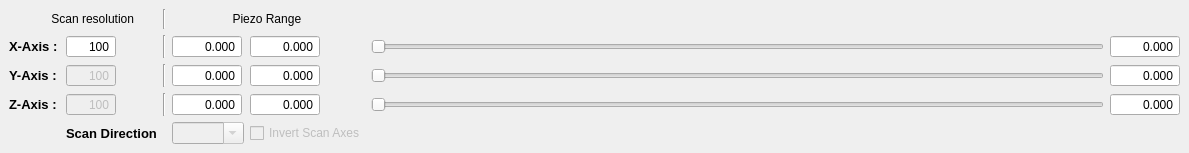
  <widget class="QDockWidget" name="Scan_parameters_general_control_dockWidget">
   <property name="maximumSize">
    <size>
     <width>524287</width>
     <height>170</height>
    </size>
   </property>
   <property name="windowTitle">
    <string>Scan parameters</string>
   </property>
   <attribute name="dockWidgetArea">
    <number>8</number>
   </attribute>
   <widget class="QWidget" name="dockWidgetContents_3">
    <layout class="QGridLayout" name="gridLayout_3">
     <item row="3" column="2">
      <widget class="Line" name="line_4">
       <property name="orientation">
        <enum>Qt::Vertical</enum>
       </property>
      </widget>
     </item>
     <item row="3" column="0">
      <widget class="QLabel" name="zAxisLabel">
       <property name="sizePolicy">
        <sizepolicy hsizetype="Fixed" vsizetype="Preferred">
         <horstretch>0</horstretch>
         <verstretch>0</verstretch>
        </sizepolicy>
       </property>
       <property name="minimumSize">
        <size>
         <width>51</width>
         <height>0</height>
        </size>
       </property>
       <property name="font">
        <font>
         <pointsize>10</pointsize>
         <weight>75</weight>
         <bold>true</bold>
        </font>
       </property>
       <property name="text">
        <string>Z-Axis :</string>
       </property>
      </widget>
     </item>
     <item row="3" column="4">
      <widget class="ScienDSpinBox" name="z_max_InputWidget">
       <property name="enabled">
        <bool>true</bool>
       </property>
       <property name="sizePolicy">
        <sizepolicy hsizetype="Expanding" vsizetype="Fixed">
         <horstretch>0</horstretch>
         <verstretch>0</verstretch>
        </sizepolicy>
       </property>
       <property name="minimumSize">
        <size>
         <width>70</width>
         <height>0</height>
        </size>
       </property>
       <property name="maximumSize">
        <size>
         <width>50</width>
         <height>16777215</height>
        </size>
       </property>
       <property name="mouseTracking">
        <bool>true</bool>
       </property>
       <property name="focusPolicy">
        <enum>Qt::WheelFocus</enum>
       </property>
       <property name="acceptDrops">
        <bool>true</bool>
       </property>
       <property name="toolTip">
        <string>&lt;html&gt;&lt;head/&gt;&lt;body&gt;&lt;p&gt;&lt;span style=&quot; font-size:10pt; font-weight:600;&quot;&gt;Z_Max&lt;/span&gt;&lt;/p&gt;&lt;/body&gt;&lt;/html&gt;</string>
       </property>
       <property name="alignment">
        <set>Qt::AlignRight|Qt::AlignTrailing|Qt::AlignVCenter</set>
       </property>
       <property name="buttonSymbols">
        <enum>QAbstractSpinBox::NoButtons</enum>
       </property>
       <property name="accelerated">
        <bool>true</bool>
       </property>
       <property name="decimals">
        <number>3</number>
       </property>
       <property name="minimum">
        <double>-200.000000000000000</double>
       </property>
       <property name="maximum">
        <double>200.000000000000000</double>
       </property>
      </widget>
     </item>
     <item row="0" column="0" colspan="2">
      <widget class="QLabel" name="steps_label">
       <property name="sizePolicy">
        <sizepolicy hsizetype="Fixed" vsizetype="Preferred">
         <horstretch>0</horstretch>
         <verstretch>0</verstretch>
        </sizepolicy>
       </property>
       <property name="minimumSize">
        <size>
         <width>50</width>
         <height>0</height>
        </size>
       </property>
       <property name="maximumSize">
        <size>
         <width>125</width>
         <height>16777215</height>
        </size>
       </property>
       <property name="toolTip">
        <string>Amount of points scanned for the piezo range</string>
       </property>
       <property name="text">
        <string>Scan resolution</string>
       </property>
       <property name="alignment">
        <set>Qt::AlignRight|Qt::AlignTrailing|Qt::AlignVCenter</set>
       </property>
      </widget>
     </item>
     <item row="3" column="3">
      <widget class="ScienDSpinBox" name="z_min_InputWidget">
       <property name="enabled">
        <bool>true</bool>
       </property>
       <property name="sizePolicy">
        <sizepolicy hsizetype="Expanding" vsizetype="Fixed">
         <horstretch>0</horstretch>
         <verstretch>0</verstretch>
        </sizepolicy>
       </property>
       <property name="minimumSize">
        <size>
         <width>70</width>
         <height>0</height>
        </size>
       </property>
       <property name="maximumSize">
        <size>
         <width>50</width>
         <height>16777215</height>
        </size>
       </property>
       <property name="mouseTracking">
        <bool>true</bool>
       </property>
       <property name="focusPolicy">
        <enum>Qt::WheelFocus</enum>
       </property>
       <property name="acceptDrops">
        <bool>true</bool>
       </property>
       <property name="toolTip">
        <string>&lt;html&gt;&lt;head/&gt;&lt;body&gt;&lt;p&gt;&lt;span style=&quot; font-size:10pt; font-weight:600;&quot;&gt;Z_Min&lt;/span&gt;&lt;/p&gt;&lt;/body&gt;&lt;/html&gt;</string>
       </property>
       <property name="alignment">
        <set>Qt::AlignRight|Qt::AlignTrailing|Qt::AlignVCenter</set>
       </property>
       <property name="buttonSymbols">
        <enum>QAbstractSpinBox::NoButtons</enum>
       </property>
       <property name="accelerated">
        <bool>true</bool>
       </property>
       <property name="decimals">
        <number>3</number>
       </property>
       <property name="minimum">
        <double>-200.000000000000000</double>
       </property>
       <property name="maximum">
        <double>200.000000000000000</double>
       </property>
      </widget>
     </item>
     <item row="2" column="4">
      <widget class="ScienDSpinBox" name="y_max_InputWidget">
       <property name="enabled">
        <bool>true</bool>
       </property>
       <property name="sizePolicy">
        <sizepolicy hsizetype="Expanding" vsizetype="Fixed">
         <horstretch>0</horstretch>
         <verstretch>0</verstretch>
        </sizepolicy>
       </property>
       <property name="minimumSize">
        <size>
         <width>70</width>
         <height>0</height>
        </size>
       </property>
       <property name="maximumSize">
        <size>
         <width>50</width>
         <height>16777215</height>
        </size>
       </property>
       <property name="mouseTracking">
        <bool>true</bool>
       </property>
       <property name="focusPolicy">
        <enum>Qt::WheelFocus</enum>
       </property>
       <property name="acceptDrops">
        <bool>true</bool>
       </property>
       <property name="toolTip">
        <string>&lt;html&gt;&lt;head/&gt;&lt;body&gt;&lt;p&gt;&lt;span style=&quot; font-size:10pt; font-weight:600;&quot;&gt;Y_Max&lt;/span&gt;&lt;/p&gt;&lt;/body&gt;&lt;/html&gt;</string>
       </property>
       <property name="alignment">
        <set>Qt::AlignRight|Qt::AlignTrailing|Qt::AlignVCenter</set>
       </property>
       <property name="buttonSymbols">
        <enum>QAbstractSpinBox::NoButtons</enum>
       </property>
       <property name="accelerated">
        <bool>true</bool>
       </property>
       <property name="decimals">
        <number>3</number>
       </property>
       <property name="minimum">
        <double>-200.000000000000000</double>
       </property>
       <property name="maximum">
        <double>200.000000000000000</double>
       </property>
      </widget>
     </item>
     <item row="0" column="2">
      <widget class="Line" name="line">
       <property name="orientation">
        <enum>Qt::Vertical</enum>
       </property>
      </widget>
     </item>
     <item row="0" column="3" colspan="2">
      <widget class="QLabel" name="scanrangeLabel">
       <property name="text">
        <string>Piezo Range </string>
       </property>
       <property name="alignment">
        <set>Qt::AlignCenter</set>
       </property>
      </widget>
     </item>
     <item row="2" column="3">
      <widget class="ScienDSpinBox" name="y_min_InputWidget">
       <property name="enabled">
        <bool>true</bool>
       </property>
       <property name="sizePolicy">
        <sizepolicy hsizetype="Expanding" vsizetype="Fixed">
         <horstretch>0</horstretch>
         <verstretch>0</verstretch>
        </sizepolicy>
       </property>
       <property name="minimumSize">
        <size>
         <width>70</width>
         <height>0</height>
        </size>
       </property>
       <property name="maximumSize">
        <size>
         <width>50</width>
         <height>16777215</height>
        </size>
       </property>
       <property name="mouseTracking">
        <bool>true</bool>
       </property>
       <property name="focusPolicy">
        <enum>Qt::WheelFocus</enum>
       </property>
       <property name="acceptDrops">
        <bool>true</bool>
       </property>
       <property name="toolTip">
        <string>&lt;html&gt;&lt;head/&gt;&lt;body&gt;&lt;p&gt;&lt;span style=&quot; font-size:10pt; font-weight:600;&quot;&gt;Y_Min&lt;/span&gt;&lt;/p&gt;&lt;/body&gt;&lt;/html&gt;</string>
       </property>
       <property name="alignment">
        <set>Qt::AlignRight|Qt::AlignTrailing|Qt::AlignVCenter</set>
       </property>
       <property name="buttonSymbols">
        <enum>QAbstractSpinBox::NoButtons</enum>
       </property>
       <property name="accelerated">
        <bool>true</bool>
       </property>
       <property name="decimals">
        <number>3</number>
       </property>
       <property name="minimum">
        <double>-200.000000000000000</double>
       </property>
       <property name="maximum">
        <double>200.000000000000000</double>
       </property>
      </widget>
     </item>
     <item row="1" column="3">
      <widget class="ScienDSpinBox" name="x_min_InputWidget">
       <property name="enabled">
        <bool>true</bool>
       </property>
       <property name="sizePolicy">
        <sizepolicy hsizetype="Expanding" vsizetype="Fixed">
         <horstretch>0</horstretch>
         <verstretch>0</verstretch>
        </sizepolicy>
       </property>
       <property name="minimumSize">
        <size>
         <width>70</width>
         <height>0</height>
        </size>
       </property>
       <property name="maximumSize">
        <size>
         <width>50</width>
         <height>16777215</height>
        </size>
       </property>
       <property name="mouseTracking">
        <bool>true</bool>
       </property>
       <property name="focusPolicy">
        <enum>Qt::WheelFocus</enum>
       </property>
       <property name="acceptDrops">
        <bool>true</bool>
       </property>
       <property name="toolTip">
        <string>&lt;html&gt;&lt;head/&gt;&lt;body&gt;&lt;p&gt;&lt;span style=&quot; font-size:10pt; font-weight:600;&quot;&gt;X_Min&lt;/span&gt;&lt;/p&gt;&lt;/body&gt;&lt;/html&gt;</string>
       </property>
       <property name="alignment">
        <set>Qt::AlignRight|Qt::AlignTrailing|Qt::AlignVCenter</set>
       </property>
       <property name="buttonSymbols">
        <enum>QAbstractSpinBox::NoButtons</enum>
       </property>
       <property name="accelerated">
        <bool>true</bool>
       </property>
       <property name="decimals">
        <number>3</number>
       </property>
       <property name="minimum">
        <double>-200.000000000000000</double>
       </property>
       <property name="maximum">
        <double>200.000000000000000</double>
       </property>
       <property name="singleStep">
        <double>0.100000000000000</double>
       </property>
      </widget>
     </item>
     <item row="0" column="6">
      <spacer name="horizontalSpacer_2">
       <property name="orientation">
        <enum>Qt::Horizontal</enum>
       </property>
       <property name="sizeHint" stdset="0">
        <size>
         <width>733</width>
         <height>20</height>
        </size>
       </property>
      </spacer>
     </item>
     <item row="1" column="0">
      <widget class="QLabel" name="xAxisLabel">
       <property name="sizePolicy">
        <sizepolicy hsizetype="Fixed" vsizetype="Preferred">
         <horstretch>0</horstretch>
         <verstretch>0</verstretch>
        </sizepolicy>
       </property>
       <property name="font">
        <font>
         <pointsize>10</pointsize>
         <weight>75</weight>
         <bold>true</bold>
        </font>
       </property>
       <property name="text">
        <string>X-Axis :</string>
       </property>
       <property name="scaledContents">
        <bool>false</bool>
       </property>
      </widget>
     </item>
     <item row="1" column="2">
      <widget class="Line" name="line_2">
       <property name="orientation">
        <enum>Qt::Vertical</enum>
       </property>
      </widget>
     </item>
     <item row="3" column="1">
      <widget class="QSpinBox" name="z_scan_resolution_InputWidget">
       <property name="enabled">
        <bool>false</bool>
       </property>
       <property name="sizePolicy">
        <sizepolicy hsizetype="Expanding" vsizetype="Fixed">
         <horstretch>0</horstretch>
         <verstretch>0</verstretch>
        </sizepolicy>
       </property>
       <property name="maximumSize">
        <size>
         <width>50</width>
         <height>16777215</height>
        </size>
       </property>
       <property name="mouseTracking">
        <bool>true</bool>
       </property>
       <property name="focusPolicy">
        <enum>Qt::WheelFocus</enum>
       </property>
       <property name="acceptDrops">
        <bool>true</bool>
       </property>
       <property name="toolTip">
        <string>&lt;html&gt;&lt;head/&gt;&lt;body&gt;&lt;p&gt;&lt;span style=&quot; font-size:10pt; font-weight:600;&quot;&gt;Z-Resolution&lt;/span&gt;&lt;/p&gt;&lt;/body&gt;&lt;/html&gt;</string>
       </property>
       <property name="alignment">
        <set>Qt::AlignRight|Qt::AlignTrailing|Qt::AlignVCenter</set>
       </property>
       <property name="buttonSymbols">
        <enum>QAbstractSpinBox::NoButtons</enum>
       </property>
       <property name="accelerated">
        <bool>true</bool>
       </property>
       <property name="minimum">
        <number>2</number>
       </property>
       <property name="maximum">
        <number>5000</number>
       </property>
       <property name="value">
        <number>100</number>
       </property>
      </widget>
     </item>
     <item row="1" column="4">
      <widget class="ScienDSpinBox" name="x_max_InputWidget">
       <property name="enabled">
        <bool>true</bool>
       </property>
       <property name="sizePolicy">
        <sizepolicy hsizetype="Expanding" vsizetype="Fixed">
         <horstretch>0</horstretch>
         <verstretch>0</verstretch>
        </sizepolicy>
       </property>
       <property name="minimumSize">
        <size>
         <width>70</width>
         <height>0</height>
        </size>
       </property>
       <property name="maximumSize">
        <size>
         <width>50</width>
         <height>16777215</height>
        </size>
       </property>
       <property name="mouseTracking">
        <bool>true</bool>
       </property>
       <property name="focusPolicy">
        <enum>Qt::WheelFocus</enum>
       </property>
       <property name="acceptDrops">
        <bool>true</bool>
       </property>
       <property name="toolTip">
        <string>&lt;html&gt;&lt;head/&gt;&lt;body&gt;&lt;p&gt;&lt;span style=&quot; font-size:10pt; font-weight:600;&quot;&gt;X_Max&lt;/span&gt;&lt;/p&gt;&lt;/body&gt;&lt;/html&gt;</string>
       </property>
       <property name="alignment">
        <set>Qt::AlignRight|Qt::AlignTrailing|Qt::AlignVCenter</set>
       </property>
       <property name="buttonSymbols">
        <enum>QAbstractSpinBox::NoButtons</enum>
       </property>
       <property name="accelerated">
        <bool>true</bool>
       </property>
       <property name="decimals">
        <number>3</number>
       </property>
       <property name="minimum">
        <double>-200.000000000000000</double>
       </property>
       <property name="maximum">
        <double>200.000000000000000</double>
       </property>
      </widget>
     </item>
     <item row="1" column="1">
      <widget class="QSpinBox" name="x_scan_resolution_InputWidget">
       <property name="sizePolicy">
        <sizepolicy hsizetype="Expanding" vsizetype="Fixed">
         <horstretch>0</horstretch>
         <verstretch>0</verstretch>
        </sizepolicy>
       </property>
       <property name="maximumSize">
        <size>
         <width>50</width>
         <height>16777215</height>
        </size>
       </property>
       <property name="mouseTracking">
        <bool>true</bool>
       </property>
       <property name="focusPolicy">
        <enum>Qt::WheelFocus</enum>
       </property>
       <property name="acceptDrops">
        <bool>true</bool>
       </property>
       <property name="toolTip">
        <string>&lt;html&gt;&lt;head/&gt;&lt;body&gt;&lt;p&gt;&lt;span style=&quot; font-size:10pt; font-weight:600;&quot;&gt;XY-Resolution&lt;/span&gt;&lt;/p&gt;&lt;/body&gt;&lt;/html&gt;</string>
       </property>
       <property name="alignment">
        <set>Qt::AlignRight|Qt::AlignTrailing|Qt::AlignVCenter</set>
       </property>
       <property name="buttonSymbols">
        <enum>QAbstractSpinBox::NoButtons</enum>
       </property>
       <property name="accelerated">
        <bool>true</bool>
       </property>
       <property name="minimum">
        <number>2</number>
       </property>
       <property name="maximum">
        <number>5000</number>
       </property>
       <property name="value">
        <number>100</number>
       </property>
      </widget>
     </item>
     <item row="2" column="0">
      <widget class="QLabel" name="yAxisLabel">
       <property name="sizePolicy">
        <sizepolicy hsizetype="Fixed" vsizetype="Preferred">
         <horstretch>0</horstretch>
         <verstretch>0</verstretch>
        </sizepolicy>
       </property>
       <property name="font">
        <font>
         <pointsize>10</pointsize>
         <weight>75</weight>
         <bold>true</bold>
        </font>
       </property>
       <property name="text">
        <string>Y-Axis :</string>
       </property>
      </widget>
     </item>
     <item row="2" column="1">
      <widget class="QSpinBox" name="y_scan_resolution_InputWidget">
       <property name="enabled">
        <bool>false</bool>
       </property>
       <property name="sizePolicy">
        <sizepolicy hsizetype="Expanding" vsizetype="Fixed">
         <horstretch>0</horstretch>
         <verstretch>0</verstretch>
        </sizepolicy>
       </property>
       <property name="maximumSize">
        <size>
         <width>50</width>
         <height>16777215</height>
        </size>
       </property>
       <property name="alignment">
        <set>Qt::AlignRight|Qt::AlignTrailing|Qt::AlignVCenter</set>
       </property>
       <property name="buttonSymbols">
        <enum>QAbstractSpinBox::NoButtons</enum>
       </property>
       <property name="maximum">
        <number>5000</number>
       </property>
       <property name="singleStep">
        <number>1</number>
       </property>
       <property name="value">
        <number>100</number>
       </property>
      </widget>
     </item>
     <item row="1" column="7">
      <widget class="ScienDSpinBox" name="x_current_InputWidget">
       <property name="enabled">
        <bool>true</bool>
       </property>
       <property name="sizePolicy">
        <sizepolicy hsizetype="Expanding" vsizetype="Fixed">
         <horstretch>0</horstretch>
         <verstretch>0</verstretch>
        </sizepolicy>
       </property>
       <property name="minimumSize">
        <size>
         <width>70</width>
         <height>0</height>
        </size>
       </property>
       <property name="maximumSize">
        <size>
         <width>50</width>
         <height>16777215</height>
        </size>
       </property>
       <property name="mouseTracking">
        <bool>true</bool>
       </property>
       <property name="focusPolicy">
        <enum>Qt::WheelFocus</enum>
       </property>
       <property name="acceptDrops">
        <bool>true</bool>
       </property>
       <property name="toolTip">
        <string>&lt;html&gt;&lt;head/&gt;&lt;body&gt;&lt;p&gt;&lt;span style=&quot; font-size:10pt; font-weight:600;&quot;&gt;X-piezo-position&lt;/span&gt;&lt;/p&gt;&lt;/body&gt;&lt;/html&gt;</string>
       </property>
       <property name="alignment">
        <set>Qt::AlignRight|Qt::AlignTrailing|Qt::AlignVCenter</set>
       </property>
       <property name="buttonSymbols">
        <enum>QAbstractSpinBox::NoButtons</enum>
       </property>
       <property name="accelerated">
        <bool>true</bool>
       </property>
       <property name="decimals">
        <number>3</number>
       </property>
       <property name="minimum">
        <double>-1000.000000000000000</double>
       </property>
       <property name="maximum">
        <double>1000.000000000000000</double>
       </property>
       <property name="singleStep">
        <double>0.010000000000000</double>
       </property>
      </widget>
     </item>
     <item row="1" column="6">
      <widget class="QSlider" name="x_SliderWidget">
       <property name="minimumSize">
        <size>
         <width>150</width>
         <height>0</height>
        </size>
       </property>
       <property name="singleStep">
        <number>1</number>
       </property>
       <property name="orientation">
        <enum>Qt::Horizontal</enum>
       </property>
      </widget>
     </item>
     <item row="2" column="7">
      <widget class="ScienDSpinBox" name="y_current_InputWidget">
       <property name="enabled">
        <bool>true</bool>
       </property>
       <property name="sizePolicy">
        <sizepolicy hsizetype="Expanding" vsizetype="Fixed">
         <horstretch>0</horstretch>
         <verstretch>0</verstretch>
        </sizepolicy>
       </property>
       <property name="minimumSize">
        <size>
         <width>70</width>
         <height>0</height>
        </size>
       </property>
       <property name="maximumSize">
        <size>
         <width>50</width>
         <height>16777215</height>
        </size>
       </property>
       <property name="mouseTracking">
        <bool>true</bool>
       </property>
       <property name="focusPolicy">
        <enum>Qt::WheelFocus</enum>
       </property>
       <property name="acceptDrops">
        <bool>true</bool>
       </property>
       <property name="toolTip">
        <string>&lt;html&gt;&lt;head/&gt;&lt;body&gt;&lt;p&gt;&lt;span style=&quot; font-size:10pt; font-weight:600;&quot;&gt;Y-piezo-position&lt;/span&gt;&lt;/p&gt;&lt;/body&gt;&lt;/html&gt;</string>
       </property>
       <property name="alignment">
        <set>Qt::AlignRight|Qt::AlignTrailing|Qt::AlignVCenter</set>
       </property>
       <property name="buttonSymbols">
        <enum>QAbstractSpinBox::NoButtons</enum>
       </property>
       <property name="accelerated">
        <bool>true</bool>
       </property>
       <property name="decimals">
        <number>3</number>
       </property>
       <property name="minimum">
        <double>-1000.000000000000000</double>
       </property>
       <property name="maximum">
        <double>1000.000000000000000</double>
       </property>
       <property name="singleStep">
        <double>0.010000000000000</double>
       </property>
      </widget>
     </item>
     <item row="2" column="2">
      <widget class="Line" name="line_3">
       <property name="orientation">
        <enum>Qt::Vertical</enum>
       </property>
      </widget>
     </item>
     <item row="2" column="6">
      <widget class="QSlider" name="y_SliderWidget">
       <property name="sizePolicy">
        <sizepolicy hsizetype="Expanding" vsizetype="Fixed">
         <horstretch>0</horstretch>
         <verstretch>0</verstretch>
        </sizepolicy>
       </property>
       <property name="minimumSize">
        <size>
         <width>150</width>
         <height>0</height>
        </size>
       </property>
       <property name="sizeIncrement">
        <size>
         <width>0</width>
         <height>0</height>
        </size>
       </property>
       <property name="baseSize">
        <size>
         <width>0</width>
         <height>0</height>
        </size>
       </property>
       <property name="focusPolicy">
        <enum>Qt::StrongFocus</enum>
       </property>
       <property name="orientation">
        <enum>Qt::Horizontal</enum>
       </property>
      </widget>
     </item>
     <item row="3" column="7">
      <widget class="ScienDSpinBox" name="z_current_InputWidget">
       <property name="enabled">
        <bool>true</bool>
       </property>
       <property name="sizePolicy">
        <sizepolicy hsizetype="Expanding" vsizetype="Fixed">
         <horstretch>0</horstretch>
         <verstretch>0</verstretch>
        </sizepolicy>
       </property>
       <property name="minimumSize">
        <size>
         <width>70</width>
         <height>0</height>
        </size>
       </property>
       <property name="maximumSize">
        <size>
         <width>50</width>
         <height>16777215</height>
        </size>
       </property>
       <property name="mouseTracking">
        <bool>true</bool>
       </property>
       <property name="focusPolicy">
        <enum>Qt::WheelFocus</enum>
       </property>
       <property name="acceptDrops">
        <bool>true</bool>
       </property>
       <property name="toolTip">
        <string>&lt;html&gt;&lt;head/&gt;&lt;body&gt;&lt;p&gt;&lt;span style=&quot; font-size:10pt; font-weight:600;&quot;&gt;Z-piezo-position&lt;/span&gt;&lt;/p&gt;&lt;/body&gt;&lt;/html&gt;</string>
       </property>
       <property name="alignment">
        <set>Qt::AlignRight|Qt::AlignTrailing|Qt::AlignVCenter</set>
       </property>
       <property name="buttonSymbols">
        <enum>QAbstractSpinBox::NoButtons</enum>
       </property>
       <property name="accelerated">
        <bool>true</bool>
       </property>
       <property name="decimals">
        <number>3</number>
       </property>
       <property name="minimum">
        <double>-1000.000000000000000</double>
       </property>
       <property name="maximum">
        <double>1000.000000000000000</double>
       </property>
       <property name="singleStep">
        <double>0.010000000000000</double>
       </property>
      </widget>
     </item>
     <item row="3" column="6">
      <widget class="QSlider" name="z_SliderWidget">
       <property name="minimumSize">
        <size>
         <width>150</width>
         <height>0</height>
        </size>
       </property>
       <property name="orientation">
        <enum>Qt::Horizontal</enum>
       </property>
      </widget>
     </item>
     <item row="4" column="1">
      <widget class="QLabel" name="direction_label">
       <property name="font">
        <font>
         <pointsize>10</pointsize>
         <weight>75</weight>
         <bold>true</bold>
        </font>
       </property>
       <property name="text">
        <string>Scan Direction</string>
       </property>
      </widget>
     </item>
     <item row="4" column="3">
      <widget class="QComboBox" name="scan_direction_comboBox">
       <property name="enabled">
        <bool>false</bool>
       </property>
       <property name="whatsThis">
        <string extracomment="The permutation of the scan axis"/>
       </property>
       <property name="editable">
        <bool>true</bool>
       </property>
      </widget>
     </item>
     <item row="4" column="4">
      <widget class="QCheckBox" name="inverted_direction_checkBox">
       <property name="enabled">
        <bool>false</bool>
       </property>
       <property name="whatsThis">
        <string extracomment="If this clicked, the first two axis of the three axis will be flipped (inverted)"/>
       </property>
       <property name="text">
        <string>Invert Scan Axes</string>
       </property>
       <property name="checked">
        <bool>false</bool>
       </property>
      </widget>
     </item>
    </layout>
   </widget>
  </widget>
